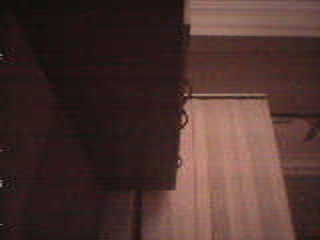

Generate this figure with Python:

import time
import pycozmo

print("===================================")
print("       COZMO REBORN")
print("   Experiment 002: Camera Capture")
print("===================================")

def on_camera_image(cli, image):
    """Save the first image received from Cozmo."""
    image.save("camera_capture.png", "PNG")
    print("\nSUCCESS! Camera image received.")
    print("Saved as: camera_capture.png")


try:
    print("\nConnecting to Cozmo...")

    with pycozmo.connect() as cli:

        print("Connected successfully!")

        # Raise Cozmo's head slightly
        angle = (
            pycozmo.robot.MAX_HEAD_ANGLE.radians
            - pycozmo.robot.MIN_HEAD_ANGLE.radians
        ) / 2.0

        cli.set_head_angle(angle)

        # Enable the colour camera
        cli.enable_camera(enable=True, color=True)

        print("Camera enabled. Waiting for stabilisation...")

        time.sleep(2)

        # Listen for the first camera image
        cli.add_handler(
            pycozmo.event.EvtNewRawCameraImage,
            on_camera_image,
            one_shot=True
        )

        print("Waiting for camera image...")

        time.sleep(3)

    print("\nExperiment 002 finished.")

except Exception as error:
    print("\nCAMERA TEST FAILED")
    print("Error:", error)
